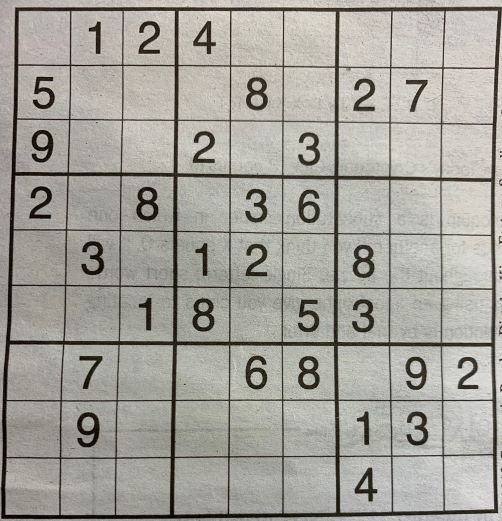
#> input picture c_03/sudoku.jpg, 502 x 521 px
$ python '03 Hough Line Transform.py'
#> lines starting #> are read from the running program, lines starting #| are printed output that depends on the picture
import cv2 as cv
import numpy as np
import matplotlib.pyplot as plt

img = cv.imread('sudoku.jpg')
#> img is the input picture: shape (521, 502, 3); mean B, G, R 155.4, 162.2, 164.5
gray = cv.cvtColor(img,cv.COLOR_BGR2GRAY)

edges = cv.Canny(gray,50,150,apertureSize = 3)
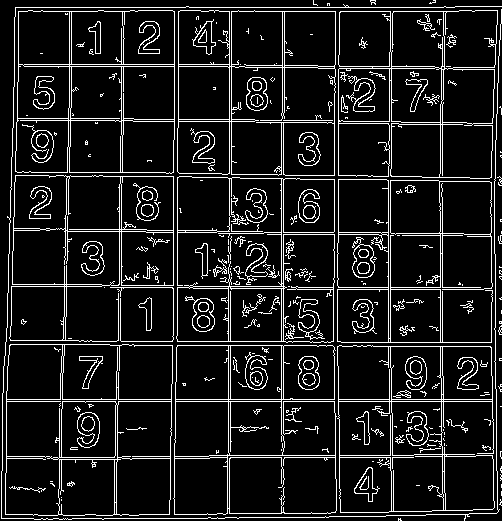
#> edges: shape (521, 502); 10.8% white in thin lines or dots

lines = cv.HoughLines(edges,1.,np.pi/180*1/2,150)
#> lines = 138 rows, first 8: [399, 1.57], [401, 1.57], [7, 1.57], [281, 0], [283, 0], [11, 1.57], [442, 0], [66, 1.57]


"""The Hough transform is a technique which can be used to isolate features of a particular shape within an image.
Because it requires that the desired features be specified in some parametric form,
the classical Hough transform is most commonly used for the detection of regular curves such as lines, circles, ellipses, etc.
https://homepages.inf.ed.ac.uk/rbf/HIPR2/hough.htm
"""

for line in lines:
    rho,theta = line[0]
    a = np.cos(theta)
    b = np.sin(theta)
    x0 = a*rho
    y0 = b*rho
    x1 = int(x0 + 1000*(-b))
    y1 = int(y0 + 1000*(a))
    x2 = int(x0 - 1000*(-b))
    y2 = int(y0 - 1000*(a))
    cv.line(img,(x1,y1),(x2,y2),(0,0,255),2)
#> this loop made 138 passes
#> (rho, theta, a, b, x0, y0, x1, y1) on passes 1 to 12: (399, 1.57, -4.37e-08, 1, -1.74e-05, 399, -1000, 398), (401, 1.57, -4.37e-08, 1, -1.75e-05, 401, -1000, 400), (7, 1.57, -4.37e-08, 1, -3.06e-07, 7, -1000, 6), (281, 0, 1, 0, 281, 0, 281, 1000), (283, 0, 1, 0, 283, 0, 283, 1000), (11, 1.57, -4.37e-08, 1, -4.81e-07, 11, -1000, 10), (442, 0, 1, 0, 442, 0, 442, 1000), (66, 1.57, -4.37e-08, 1, -2.88e-06, 66, -1000, 65), (286, 1.58, -0.00873, 1, -2.5, 286, -1002, 277), (121, 0.00873, 1, 0.00873, 121, 1.06, 112, 1001), (284, 1.58, -0.00873, 1, -2.48, 284, -1002, 275), (458, 1.56, 0.00873, 1, 4, 458, -995, 466)
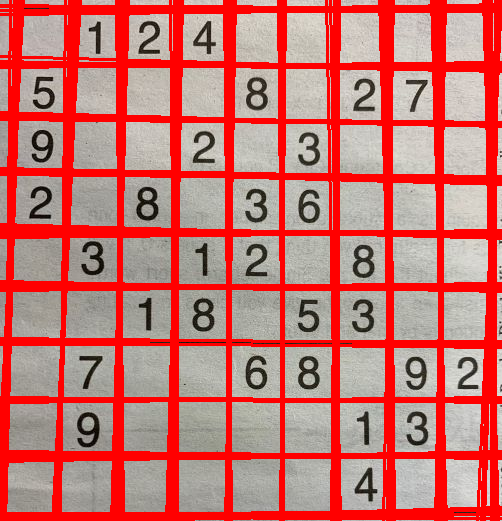
#> img: shape (521, 502, 3); mean B, G, R 111.2, 115.9, 199.4

plt.subplot(1,3,1)
plt.imshow(gray,cmap = 'gray'),plt.title('gray'),plt.xticks([]),plt.yticks([])

plt.subplot(1,3,2)
plt.imshow(edges,cmap = 'gray'),plt.title('edges'),plt.xticks([]),plt.yticks([])

plt.subplot(1,3,3)
plt.imshow(img,cmap = 'gray'),plt.title('img'),plt.xticks([]),plt.yticks([])

plt.show() #Display all open figures.
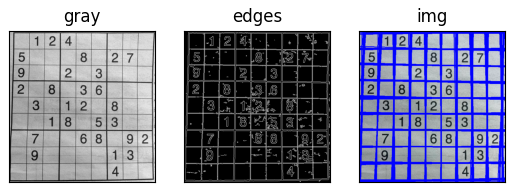
#> figure drawn by matplotlib, 3 panels; B, G, R data is drawn as R, G, B

"""
TASK:
- play with 'HoughLines' parameters. What value gives diagonals or doesn't give all horizontal and vertical lines?
2nd - rho - Distance resolution of the accumulator in pixels - from 0.1 to 2.0 is enough.
3rd - theta - Angle resolution of the accumulator in radians - from pi/180/2 to pi/180*10 is enough.
4th - threshold - Accumulator threshold parameter. Only those lines are returned that get enough votes.
"""

results = [
    ("default", 1, np.pi/180, 150),
    ("more lines", 1, np.pi/180, 100),
    ("less lines", 1, np.pi/180, 300),
    ("better diagonals", 1, np.pi/180*2, 120),
    ("coarse angle", 1, np.pi/90, 150),
    ("rho 0.5", 0.5, np.pi/180, 150),
    ("rho 1.5", 1.5, np.pi/180, 150),
    ("rho 2.0", 2.0, np.pi/180, 150),
]

plt.figure(figsize=(12,8))

for i, (title, rho, theta, thresh) in enumerate(results):
    img_copy = cv.imread('sudoku.jpg')

    lines = cv.HoughLines(edges, rho, theta, thresh)
#> lines = 75 rows, first 8: [399, 1.57], [401, 1.57], [7, 1.57], [281, 0], [283, 0], [11, 1.57], [442, 0], [66, 1.57]

    if lines is not None:
        for line in lines:
            rho_l, theta_l = line[0]
            a = np.cos(theta_l)
            b = np.sin(theta_l)
            x0 = a * rho_l
            y0 = b * rho_l
            x1 = int(x0 + 1000*(-b))
            y1 = int(y0 + 1000*(a))
            x2 = int(x0 - 1000*(-b))
            y2 = int(y0 - 1000*(a))
            cv.line(img_copy,(x1,y1),(x2,y2),(255,0,0),2)
#> this loop made 75 passes
#> line on passes 11 to 22: [[69, 0.0175]], [[123, 0.0175]], [[125, 0.0175]], [[227, 1.59]], [[117, 1.59]], [[173, 1.59]], [[457, 1.57]], [[287, 1.57]], [[440, 0]], [[334, 0]], [[-436, 3.12]], [[338, 0]]
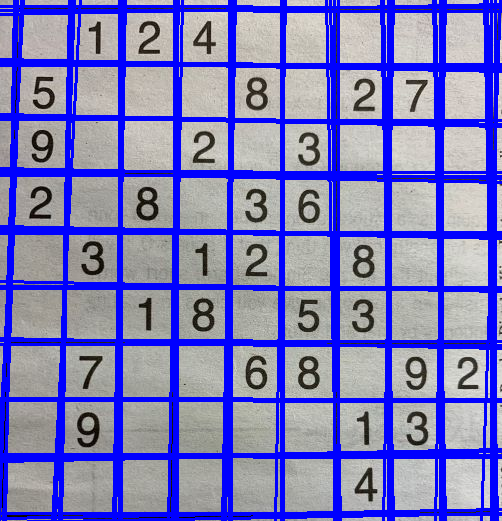
#> img_copy: shape (521, 502, 3); mean B, G, R 189.3, 123, 124.4

    plt.subplot(3,3,i+1)
    plt.imshow(cv.cvtColor(img_copy, cv.COLOR_BGR2RGB))
    plt.title(title)
    plt.xticks([]); plt.yticks([])

plt.tight_layout()
plt.show()
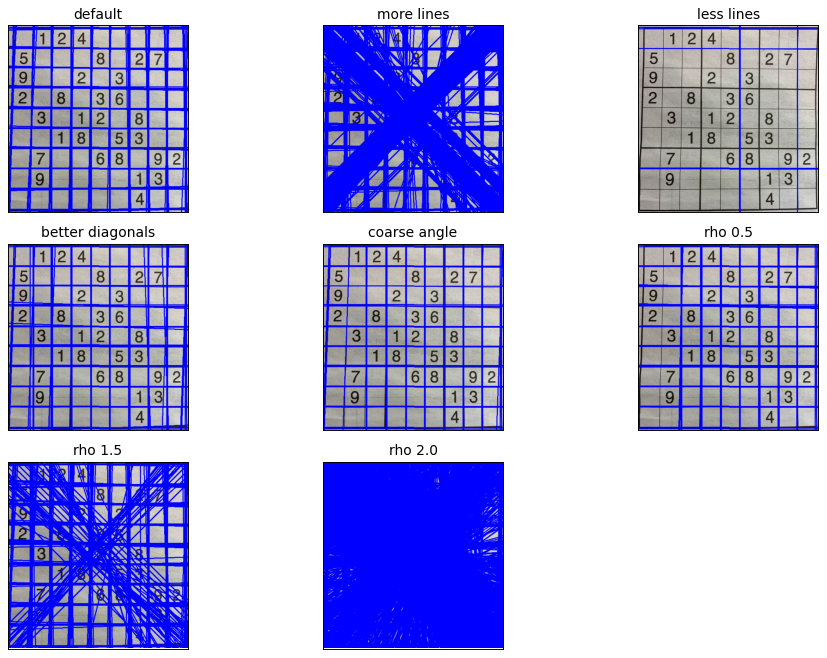
#> figure drawn by matplotlib, 8 panels
